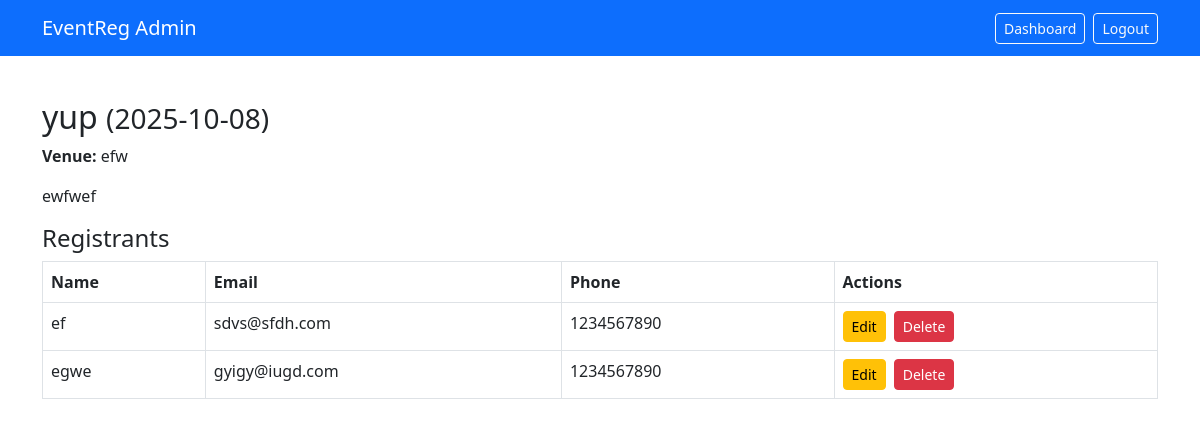
The app's page /admin/event/1 (signed in), older data.
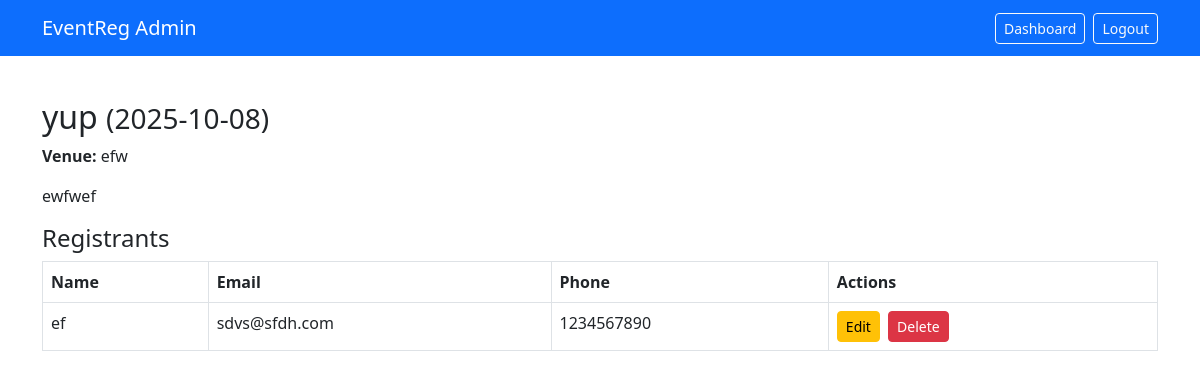
The same page, newer data.
### tables this page shows
CREATE TABLE events (
    id INTEGER PRIMARY KEY AUTOINCREMENT,
    name TEXT NOT NULL,
    date TEXT NOT NULL,
    venue TEXT NOT NULL,
    description TEXT NOT NULL
);

CREATE TABLE registrants (
    id INTEGER PRIMARY KEY AUTOINCREMENT,
    event_id INTEGER NOT NULL,
    name TEXT NOT NULL,
    email TEXT NOT NULL,
    phone TEXT NOT NULL,
    FOREIGN KEY (event_id) REFERENCES events(id) ON DELETE CASCADE
);

### app.py (the view)
@app.route('/admin/event/<int:event_id>')
def admin_event_detail(event_id):
    if not session.get('admin'):
        return redirect(url_for('admin'))
    event = get_event_by_id(event_id)
    if not event:
        return "Event not found", 404
    registrants = get_registrants_by_event(event_id)
    return render_template('event_detail.html', event=event, registrants=registrants)

### app.py (called while the page is built)
def get_db():
    db = getattr(g, '_database', None)
    if db is None:
        db = g._database = sqlite3.connect(DATABASE)
        db.row_factory = sqlite3.Row
    return db

@app.teardown_appcontext
def close_connection(exception):
    db = getattr(g, '_database', None)
    if db is not None:
        db.close()

def get_event_by_id(event_id):
    db = get_db()
    cur = db.execute("SELECT * FROM events WHERE id = ?", (event_id,))
    return cur.fetchone()

def get_registrants_by_event(event_id):
    db = get_db()
    cur = db.execute("SELECT * FROM registrants WHERE event_id = ?", (event_id,))
    return cur.fetchall()

### templates/event_detail.html (shortened to what this page needs)
<!DOCTYPE html>
<html>
<head>
    <link rel="stylesheet" href="https://cdn.jsdelivr.net/npm/bootstrap@5.3.0/dist/css/bootstrap.min.css" />
    <link href="{{ url_for('static', filename='css/style.css') }}" rel="stylesheet" />
</head>
<body>
    <nav class="navbar navbar-expand-lg navbar-dark bg-primary fixed-top">
        <div class="container">
            <a class="navbar-brand" href="{{ url_for('dashboard') }}">EventReg Admin</a>
            <div class="d-flex ms-auto">
                <a href="{{ url_for('dashboard') }}" class="btn btn-outline-light btn-sm me-2">Dashboard</a>
                <a href="{{ url_for('admin_logout') }}" class="btn btn-outline-light btn-sm">Logout</a>
            </div>
        </div>
    </nav>
    <div class="container mt-5">
        <h2>{{ event.name }} <small>({{ event.date }})</small></h2>
        <p><strong>Venue:</strong> {{ event.venue }}</p>
        <p>{{ event.description }}</p>
        <h4>Registrants</h4>
        {% if registrants %}
        <table class="table table-bordered">
            <thead>
                <tr>
                    <th>Name</th>
                    <th>Email</th>
                    <th>Phone</th>
                    <th>Actions</th>
                </tr>
            </thead>
            <tbody>
                {% for reg in registrants %}
                <tr>
                    <td>{{ reg.name }}</td>
                    <td>{{ reg.email }}</td>
                    <td>{{ reg.phone }}</td>
                    <td>
                        <a href="{{ url_for('edit_registrant', event_id=event.id, reg_index=loop.index0) }}"
                            class="btn btn-warning btn-sm me-1">Edit</a>
                        <form method="post"
                            action="{{ url_for('delete_registrant', event_id=event.id, reg_index=loop.index0) }}"
                            style="display:inline;">
                            <button type="submit" class="btn btn-danger btn-sm"
                                onclick="return confirm('Delete this registrant?')">Delete</button>
                        </form>
                    </td>
                </tr>
                {% endfor %}
            </tbody>
        </table>
        {% else %}
        <p>No registrants for this event yet.</p>
        {% endif %}
    </div>
</body>
</html>

### static/css/style.css (style rules this page uses)
body { padding-top: 50px }

Row changes from the older to the newer data that the page shows:
removed registrants: name "egwe", email "gyigy@iugd.com", phone "1234567890"
